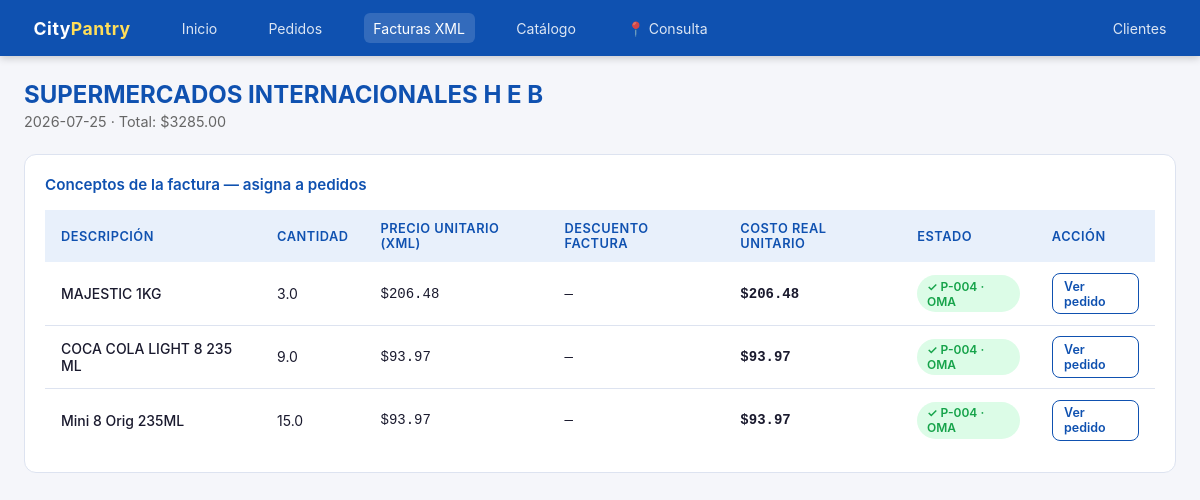
Screenshot of /facturas/1 with the database file from the repository.
### tables this page shows
CREATE TABLE facturas (
            id INTEGER PRIMARY KEY AUTOINCREMENT,
            uuid TEXT UNIQUE,
            proveedor_id INTEGER REFERENCES proveedores(id),
            proveedor_nombre TEXT,
            fecha DATE NOT NULL,
            subtotal REAL,
            total REAL,
            xml_raw TEXT,
            subido_en TIMESTAMP DEFAULT CURRENT_TIMESTAMP
        );

CREATE TABLE pedido_items (
            id INTEGER PRIMARY KEY AUTOINCREMENT,
            pedido_id INTEGER NOT NULL REFERENCES pedidos(id) ON DELETE CASCADE,
            concepto_id INTEGER REFERENCES conceptos_factura(id),
            producto_nombre TEXT NOT NULL,
            cantidad REAL NOT NULL,
            precio_base REAL NOT NULL,
            costo_real REAL NOT NULL,
            descuento_proveedor REAL GENERATED ALWAYS AS (precio_base - costo_real) STORED,
            markup_pct REAL NOT NULL DEFAULT 0.15,
            precio_cliente REAL GENERATED ALWAYS AS (precio_base * (1 + markup_pct)) STORED,
            total_costo REAL GENERATED ALWAYS AS (costo_real * cantidad) STORED,
            total_facturar REAL GENERATED ALWAYS AS (precio_base * (1 + markup_pct) * cantidad) STORED,
            proveedor_nombre TEXT,
            notas TEXT
        );

CREATE TABLE conceptos_factura (
            id INTEGER PRIMARY KEY AUTOINCREMENT,
            factura_id INTEGER NOT NULL REFERENCES facturas(id) ON DELETE CASCADE,
            descripcion TEXT NOT NULL,
            cantidad REAL NOT NULL,
            unidad TEXT,
            valor_unitario REAL NOT NULL,
            descuento_factura REAL DEFAULT 0,
            costo_real_unitario REAL NOT NULL,
            importe_total REAL NOT NULL,
            clave_prod_serv TEXT
        );

CREATE TABLE pedidos (
            id INTEGER PRIMARY KEY AUTOINCREMENT,
            numero TEXT NOT NULL UNIQUE,
            cliente_id INTEGER NOT NULL REFERENCES clientes(id),
            fecha DATE NOT NULL,
            status TEXT DEFAULT 'abierto',
            notas TEXT,
            creado_en TIMESTAMP DEFAULT CURRENT_TIMESTAMP
        );

CREATE TABLE clientes (
            id INTEGER PRIMARY KEY AUTOINCREMENT,
            nombre TEXT NOT NULL UNIQUE,
            markup_default REAL DEFAULT 0.15,
            notas TEXT,
            creado_en TIMESTAMP DEFAULT CURRENT_TIMESTAMP
        );

### app.py (the view)
@app.route("/facturas/<int:factura_id>")
def factura_detail(factura_id):
    db = get_db()
    factura = db.execute("SELECT * FROM facturas WHERE id=?", (factura_id,)).fetchone()
    if not factura:
        flash("Factura no encontrada", "error")
        return redirect(url_for("facturas"))
    conceptos = db.execute("""
        SELECT cf.*, pi.id as asignado_item_id, pi.pedido_id,
               p.numero as pedido_numero, c.nombre as cliente_nombre
        FROM conceptos_factura cf
        LEFT JOIN pedido_items pi ON pi.concepto_id = cf.id
        LEFT JOIN pedidos p ON pi.pedido_id = p.id
        LEFT JOIN clientes c ON p.cliente_id = c.id
        WHERE cf.factura_id = ?
    """, (factura_id,)).fetchall()
    pedidos = db.execute("""
        SELECT p.*, c.nombre as cliente_nombre FROM pedidos p
        JOIN clientes c ON p.cliente_id = c.id
        WHERE p.status = 'abierto' ORDER BY p.fecha DESC
    """).fetchall()
    return render_template("factura_detail.html", factura=factura, conceptos=conceptos, pedidos=pedidos)

### app.py (called while the page is built)
def get_db():
    db = getattr(g, "_database", None)
    if db is None:
        db = g._database = sqlite3.connect(DATABASE)
        db.row_factory = sqlite3.Row
        db.execute("PRAGMA foreign_keys = ON")
    return db

@app.teardown_appcontext
def close_connection(exception):
    db = getattr(g, "_database", None)
    if db is not None:
        db.close()

### templates/factura_detail.html (shortened to what this page needs)
{% extends "base.html" %}
{% block content %}
<div class="page-header">
  <h1>{{ factura.proveedor_nombre }}</h1>
  <p>{{ factura.fecha }} · Total: ${{ "%.2f"|format(factura.total or 0) }}</p>
</div>
<div class="card">
  <div class="card-title">Conceptos de la factura — asigna a pedidos</div>
  <div class="table-wrap">
    <table>
      <thead><tr>
        <th>Descripción</th><th>Cantidad</th><th>Precio unitario (XML)</th>
        <th>Descuento factura</th><th>Costo real unitario</th>
        <th>Estado</th><th>Acción</th>
      </tr></thead>
      <tbody>
      {% for c in conceptos %}
      <tr>
        <td style="font-weight:500">{{ c.descripcion }}</td>
        <td>{{ c.cantidad }}</td>
        <td class="mono">${{ "%.2f"|format(c.valor_unitario) }}</td>
        <td class="mono {% if c.descuento_factura > 0 %}positive{% endif %}">
          {% if c.descuento_factura > 0 %}-${{ "%.2f"|format(c.descuento_factura) }}{% else %}—{% endif %}
        </td>
        <td class="mono" style="font-weight:600">${{ "%.2f"|format(c.costo_real_unitario) }}</td>
        <td>
          {% if c.asignado_item_id %}
            <span class="badge badge-success">✓ {{ c.pedido_numero }} · {{ c.cliente_nombre }}</span>
          {% else %}
            <span class="badge badge-warning">Sin asignar</span>
          {% endif %}
        </td>
        <td>
          {% if not c.asignado_item_id %}
          <button class="btn btn-sm btn-primary" onclick="openAsignar({{ c.id }}, '{{ c.descripcion|replace("'", "\\'") }}', {{ c.cantidad }}, {{ c.costo_real_unitario }})">
            + Asignar
          </button>
          {% else %}
          <a class="btn btn-sm btn-secondary" href="/pedidos/{{ c.pedido_id }}">Ver pedido</a>
          {% endif %}
        </td>
      </tr>
      {% endfor %}
      </tbody>
    </table>
  </div>
</div>
{% endblock %}

### templates/base.html (style rules this page uses)
:root { --azul: #0F51B0; --amarillo: #FFDE59; --azul-claro: #e8f0fb; --gris: #f5f6fa; --texto: #1a1a2e; --borde: #dde3f0; --success: #16a34a; --danger: #dc2626; --warning: #d97706; }
* { box-sizing: border-box; margin: 0; padding: 0; }
body { font-family: -apple-system, BlinkMacSystemFont, 'Segoe UI', sans-serif; background: var(--gris); color: var(--texto); font-size: 14px; }
.page-header { margin-bottom: 1.5rem; }
.page-header h1 { font-size: 1.5rem; font-weight: 700; color: var(--azul); }
.page-header p { color: #666; margin-top: .25rem; font-size: .9rem; }
.card { background: #fff; border-radius: 12px; border: 1px solid var(--borde); padding: 1.25rem; }
.card-title { font-weight: 600; font-size: .95rem; margin-bottom: 1rem; color: var(--azul); }
.table-wrap { overflow-x: auto; }
table { width: 100%; border-collapse: collapse; }
th { background: var(--azul-claro); color: var(--azul); font-weight: 600; font-size: .8rem; text-transform: uppercase; letter-spacing: .5px; padding: .7rem 1rem; text-align: left; }
td { padding: .65rem 1rem; border-bottom: 1px solid var(--borde); vertical-align: middle; }
tr:last-child td { border-bottom: none; }
.badge { display: inline-block; padding: .2rem .6rem; border-radius: 20px; font-size: .75rem; font-weight: 600; }
.badge-success { background: #dcfce7; color: var(--success); }
.btn { display: inline-flex; align-items: center; gap: .4rem; padding: .5rem 1rem; border-radius: 8px; border: none; cursor: pointer; font-size: .85rem; font-weight: 600; text-decoration: none; transition: all .15s; }
.btn-secondary { background: #fff; color: var(--azul); border: 1.5px solid var(--azul); }
.btn-sm { padding: .3rem .7rem; font-size: .78rem; }
.mono { font-family: monospace; }

### rows the page displays
facturas: proveedor_nombre "SUPERMERCADOS INTERNACIONALES H E B", fecha "2026-07-25", total "3285.00"
pedido_items: descripcion "MAJESTIC 1KG", cantidad "3.0", pedido_numero "P-004", cliente_nombre "OMA"
conceptos_factura: valor_unitario "206.48", costo_real_unitario "206.48"
pedido_items: descripcion "COCA COLA LIGHT 8 235 ML", cantidad "9.0", pedido_numero "P-004", cliente_nombre "OMA"
conceptos_factura: valor_unitario "93.97", costo_real_unitario "93.97"
pedido_items: descripcion "Mini 8 Orig 235ML", cantidad "15.0", pedido_numero "P-004", cliente_nombre "OMA"
conceptos_factura: valor_unitario "93.97", costo_real_unitario "93.97"
